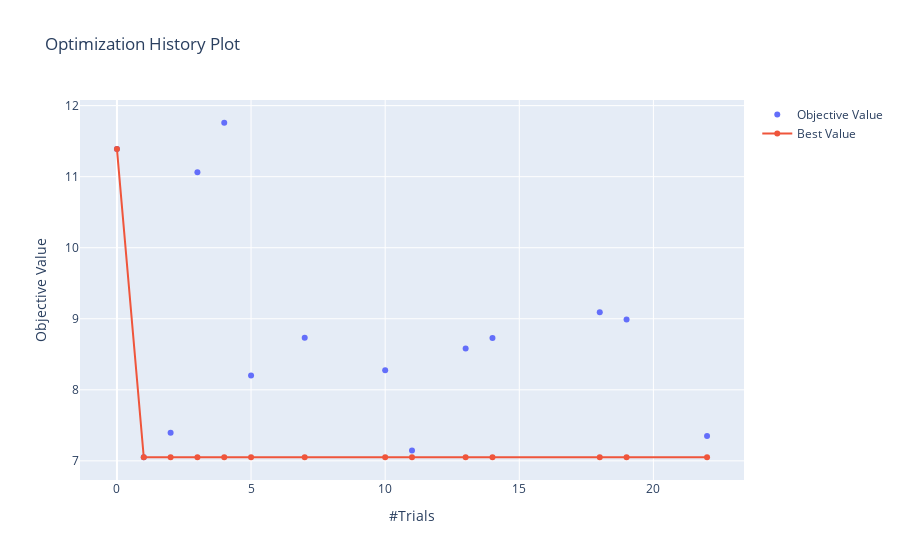

Source (notebook cell):
### Code cell
plot_optimization_history(study)

### Figure 1 — Plotly figure (JSON) as saved in the notebook; plotly's stock layout.template omitted (floating-point values rounded to 4 significant figures)
{"data": [{"mode": "markers", "name": "Objective Value", "type": "scatter", "x": [0, 1, 2, 3, 4, 5, 7, 10, 11, 13, 14, 18, 19, 22], "y": [11.39, 7.051, 7.396, 11.06, 11.76, 8.2, 8.732, 8.275, 7.144, 8.583, 8.73, 9.091, 8.988, 7.351]}, {"name": "Best Value", "type": "scatter", "x": [0, 1, 2, 3, 4, 5, 7, 10, 11, 13, 14, 18, 19, 22], "y": [11.39, 7.051, 7.051, 7.051, 7.051, 7.051, 7.051, 7.051, 7.051, 7.051, 7.051, 7.051, 7.051, 7.051]}], "layout": {"title": {"text": "Optimization History Plot"}, "xaxis": {"title": {"text": "#Trials"}}, "yaxis": {"title": {"text": "Objective Value"}}}}
